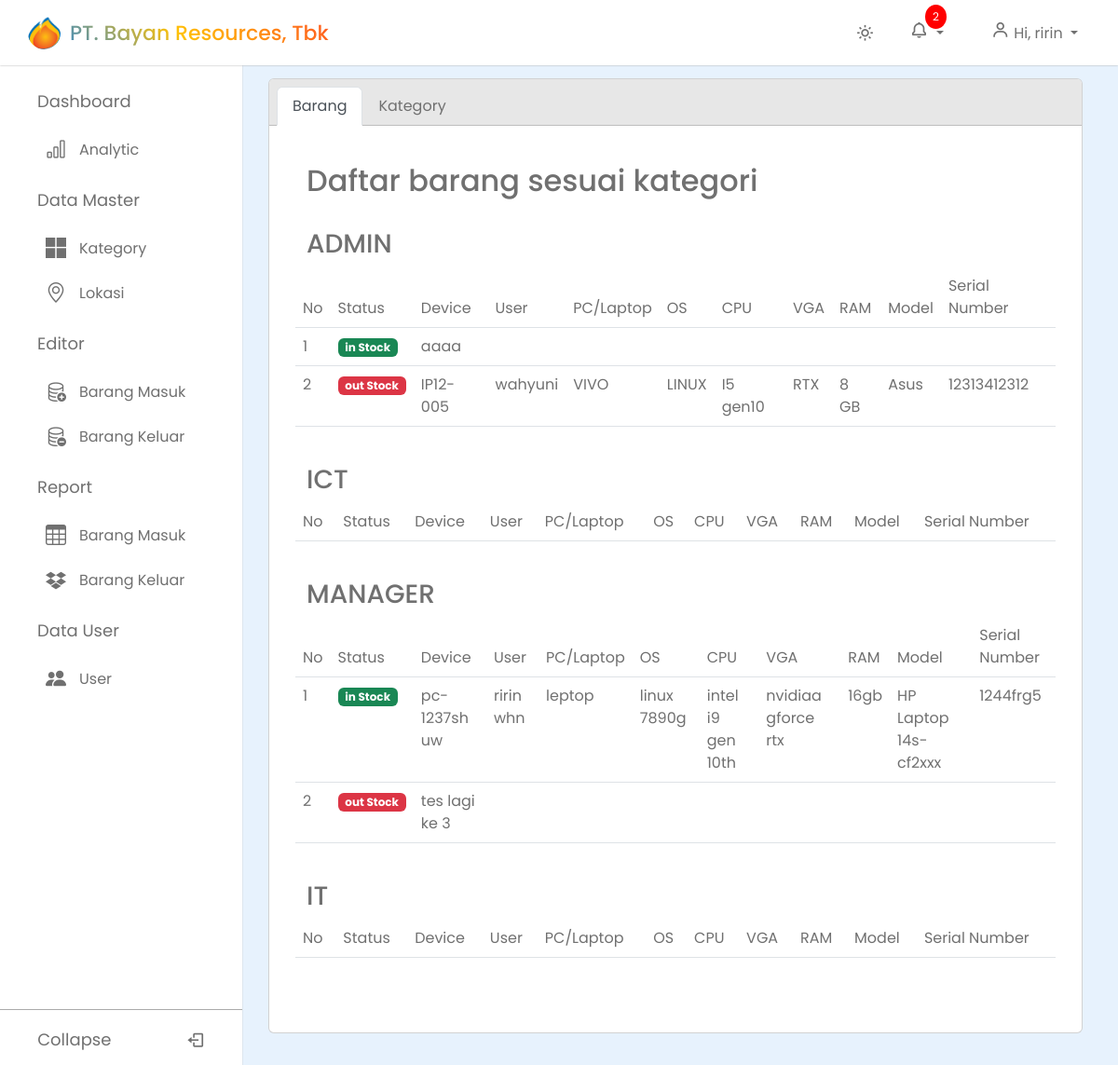
Screenshot of /dashboard/kategory (signed in) with the database file from the repository.
### gudang/models.py (models this page shows, shortened)
class Kategori(models.Model):
    kategori = models.CharField(max_length=100)
    class Meta:
        verbose_name_plural = "kategori"

class BarangMasuk(models.Model):
    nama = models.ForeignKey(
        User, on_delete=models.CASCADE, blank=True, null=True)
    date = models.CharField(max_length=100)
    device = models.TextField(max_length=100)
    user = models.TextField(max_length=100)
    pc = models.TextField(max_length=100)
    os = models.TextField(max_length=100)
    cpu = models.TextField(max_length=100)
    vga = models.TextField(max_length=100)
    ram = models.TextField(max_length=100)
    model = models.TextField(max_length=100)
    serialnumber = models.TextField(max_length=100)
    description = models.TextField(max_length=100)
    kategori = models.ForeignKey(Kategori, on_delete=models.CASCADE)
    lokasi = models.ForeignKey(Lokasi, on_delete=models.CASCADE, blank=True, null=True)
    class Meta:
        verbose_name_plural = "barang masuk"

class BarangKeluar(models.Model):
    nama = models.ForeignKey(
        User, on_delete=models.CASCADE, blank=True, null=True)
    date_keluar = models.CharField(max_length=100, blank=True, null=True)
    date_masuk = models.CharField(max_length=100, blank=True, null=True)
    device = models.TextField(max_length=100)
    user = models.TextField(max_length=100)
    pc = models.TextField(max_length=100)
    os = models.TextField(max_length=100)
    cpu = models.TextField(max_length=100)
    vga = models.TextField(max_length=100)
    ram = models.TextField(max_length=100)
    model = models.TextField(max_length=100)
    serialnumber = models.TextField(max_length=100)
    description = models.TextField(max_length=100)
    kategori = models.ForeignKey(Kategori, on_delete=models.CASCADE)
    lokasi = models.ForeignKey(Lokasi, on_delete=models.CASCADE, blank=True, null=True)
    class Meta:
        verbose_name_plural = "barang keluar"

### gudang/views.py (the view)
# urls.py: path("kategory", formkategory, name="kategory"),
@login_required
@user_passes_test(is_operator)
def formkategory(request):
    template_name = "categoryForm.html"
    kategori = Kategori.objects.all()
    data_barang_per_kategori = {}
    if request.method == 'POST':
        kategori_input = request.POST.get('kategori')
        Kategori.objects.create(kategori=kategori_input)
        return redirect('kategory')
    for k in kategori:
        barangmasuk = BarangMasuk.objects.filter(kategori=k)
        barangkeluar = BarangKeluar.objects.filter(kategori=k)
        data_barang = list(chain(barangmasuk, barangkeluar))
        for barang in data_barang:
            if barang in barangmasuk:
                barang.status = "in"
            else:
                barang.status = "out"
        data_barang_per_kategori[k] = data_barang
    context = {
        'kategori': kategori,
        'data_barang_per_kategori': data_barang_per_kategori
    }
    return render(request, template_name, context)

### gudang/views.py (called while the page is built)
def is_operator(user):
    if user.groups.filter(name="Operator").exists():
        return True
    else:
        return False

### templates/categoryForm.html (shortened to what this page needs)
{% extends "base.html" %} {% block content %}
<div class="m-4 cardnav">
  <div class="card">
    <div class="card-header">
      <ul class="nav nav-tabs card-header-tabs" id="myTab">
        <li class="nav-item">
          <a href="#home" class="nav-link active title" data-bs-toggle="tab"
            >Barang</a
          >
        </li>
        <li class="nav-item">
          <a href="#profile" class="nav-link title" data-bs-toggle="tab"
            >Kategory</a
          >
        </li>
      </ul>
    </div>
    <div class="card-body">
      <div class="tab-content p-4">
        <div class="tab-pane fade show active" id="home">
          <h2 class="title">Daftar barang sesuai kategori</h2>
          <br />
          {% for kategori, data_barang in data_barang_per_kategori.items %}
          <h3 class="title">{{ kategori.kategori }}</h3>
          <div class="row">
            <table class="table">
              <thead>
                <tr>
                  <td>No</td>
                  <td>Status</td>
                  <td>Device</td>
                  <td>User</td>
                  <td>PC/Laptop</td>
                  <td>OS</td>
                  <td>CPU</td>
                  <td>VGA</td>
                  <td>RAM</td>
                  <td>Model</td>
                  <td>Serial Number</td>
                </tr>
              </thead>
              <tbody>
                {% for barang in data_barang %}
                <tr>
                  <td>{{ forloop.counter }}</td>
                  <td>
                    {% if barang.status == "in" %}
                    <span class="badge bg-success">in Stock</span>
                    {% else %}
                    <span class="badge bg-danger">out Stock</span>
                    {% endif %}
                  </td>
                  <td>{{ barang.device }}</td>
                  <td>{{ barang.user }}</td>
                  <td>{{ barang.pc}}</td>
                  <td>{{ barang.os}}</td>
                  <td>{{ barang.cpu}}</td>
                  <td>{{ barang.vga}}</td>
                  <td>{{ barang.ram}}</td>
                  <td>{{ barang.model}}</td>
                  <td>{{ barang.serialnumber}}</td>
                </tr>
                {% endfor %}
              </tbody>
            </table>
          </div>
          <br />
          {% endfor %}
        </div>
      </div>
    </div>
  </div>
</div>
{% endblock content %}

### templates/base.html (shortened to what this page needs)
{% load static %}
<!DOCTYPE html>
<html lang="en">
  <head>
    <link
      href="https://unpkg.com/boxicons@2.1.4/css/boxicons.min.css"
      rel="stylesheet"
    />
    <link
      rel="stylesheet"
      href="https://unicons.iconscout.com/release/v4.0.0/css/line.css"
    />
    <link rel="stylesheet" href="sweetalert2.min.css" />
    <link
      href="https://cdn.jsdelivr.net/npm/bootstrap@5.2.1/dist/css/bootstrap.min.css"
      rel="stylesheet"
    />
    <link
      rel="stylesheet"
      href="https://cdn.jsdelivr.net/npm/bootstrap-icons@1.10.5/font/bootstrap-icons.css"
    />
    <link rel="stylesheet" href="{% static 'css/form.css' %}" />
    <link rel="stylesheet" href="{% static 'css/styleku.css' %} " />
  </head>
  <body>
    <nav class="navbar">
      <div class="logo_item">
        <img src="{% static 'image/bayanlogo.png'%}" alt=""></i>PT. Bayan Resources, Tbk
      </div>
      <div class="navbar_content">
        <i class='bx bx-sun' id="darkLight"></i>
        <div class="dropdown">
          <button class="btn dropdown-toggle title" type="button" id="notificationIcon" data-bs-toggle="dropdown" aria-expanded="false">
              <i class='bx bx-bell'></i>
              <span class="notification-badge" id="notificationCount">0</span>
          </button>
      </div>
      {% if request.session.is_operator == 'operator' %}
      <div class="dropdown">
          <button class="btn dropdown-toggle title" type="button" id="userDropdown" data-bs-toggle="dropdown" aria-expanded="false">
            <i class='bx bx-user'></i>  Hi, {{ request.user.email|truncatechars:10 }}
          </button>
      </div>
      {% endif %}
    </nav>
    <nav class="sidebar">
      <div class="menu_content">
        {% if request.session.is_operator == 'operator'%}
        <ul class="menu_items">
          <div class="menu_title menu_dahsboard"></div>
          <li class="item">
            <a href="{% url 'analitic' %}" class="nav_link">
              <span class="navlink_icon">
                <i class="bi bi-bar-chart"></i>
              </span>
              <span class="navlink">Analytic</span>
            </a>
          </li>
        </ul>
        <ul class="menu_items">
          <div class="menu_title menu_datamaster"></div>
          <li class="item">
            <a href="{% url 'kategory' %}" class="nav_link">
              <span class="navlink_icon">
                <i class="bi bi-microsoft"></i>
              </span>
              <span class="navlink">Kategory</span>
            </a>
          </li>
          <li class="item">
            <a href="{% url 'lokasi' %}" class="nav_link">
              <span class="navlink_icon">
                <i class="bi bi-geo-alt"></i>
              </span>
              <span class="navlink">Lokasi</span>
            </a>
          </li>
        </ul>
        <ul class="menu_items">
          <div class="menu_title menu_editor"></div>
          <li class="item">
            <a href="{% url 'barangmasuk' %}" class="nav_link">
              <span class="navlink_icon">
                <i class="bi bi-database-add"></i>
              </span>
              <span class="navlink">Barang Masuk</span>
            </a>
          </li>
          <li class="item">
            <a href="{% url 'barangkeluar' %}" class="nav_link">
              <span class="navlink_icon">
                <i class="bi bi-database-dash"></i>
              </span>
              <span class="navlink">Barang Keluar</span>
            </a>
          </li>
        </ul>
        <ul class="menu_items">
          <div class="menu_title menu_setting"></div>
          <li class="item">
            <a href="{% url 'tbdatabarang' %}" class="nav_link">
              <span class="navlink_icon">
                <i class="bi bi-table"></i>
              </span>
              <span class="navlink">Barang Masuk</span>
            </a>
          </li>
          <li class="item">
            <a href="{% url 'riwayatdata' %}" class="nav_link">
              <span class="navlink_icon">
                <i class="bi bi-dropbox"></i>
              </span>
              <span class="navlink">Barang Keluar</span>
            </a>
          </li>
        </ul>
        <ul class="menu_items">
          <div class="menu_title menu_data"></div>
          <li class="item">
            <a href="{% url 'usertb' %}" class="nav_link">
              <span class="navlink_icon">
                <i class="bi bi-people-fill"></i>
              </span>
              <span class="navlink">User</span>
            </a>
          </li>
        </ul>
        {% endif %}
        <div class="bottom_content">
          <div class="bottom expand_sidebar">
            <span> Expand</span>
          </div>
          <div class="bottom collapse_sidebar">
            <span> Collapse</span>
            <i class="bx bx-log-out"></i>
          </div>
        </div>
      </div>
    </nav>
    <section class="dashboard">
      {% block content %} {% endblock content %}
    </section>
  </body>
</html>

### static/css/form.css (style rules this page uses)
* { margin: 0; padding: 0; box-sizing: border-box; font-family: "Poppins", sans-serif; }
:root { --white-color: #fff; --blue-color: #4070f4; --grey-color: #707070; --grey-color-light: #aaa; }
body { background-color: #e7f2fd; transition: none; min-height: 100vh; align-items: center; justify-content: center; }

### static/css/styleku.css (style rules this page uses)
* { margin: 0; padding: 0; box-sizing: border-box; font-family: "Poppins", sans-serif; }
:root { --white-color: #fff; --blue-color: #4070f4; --grey-color: #707070; --grey-color-light: #aaa; --greynav-color: #e7e7e7; }
body { background-color: #e7f2fd; transition: none; }
td { color: var(--grey-color); }
.title { color: var(--grey-color); }
.navbar { position: fixed; top: 0; width: 100%; left: 0; background-color: var(--white-color); display: flex; align-items: center; justify-content: space-between; padding: 15px 30px; z-index: 1000; box-shadow: 0 0 2px var(--grey-color-light); }
.notification-badge { position: absolute; top: -10px; right: 10px; background-color: red; color: white; font-size: 12px; padding: 4px 8px; border-radius: 50%; }
.logo_item { display: flex; align-items: center; column-gap: 10px; font-size: 22px; font-weight: 500; background: linear-gradient(45deg, #007bff, #ffc107, #ff5722); -webkit-background-clip: text; -webkit-text-fill-color: transparent; }
.navbar img { width: 35px; height: 35px; border-radius: 50%; }
.navbar_content { display: flex; align-items: center; column-gap: 25px; }
.navbar_content i { cursor: pointer; font-size: 20px; color: var(--grey-color); }
.sidebar { background-color: var(--white-color); width: 260px; position: fixed; top: 0; left: 0; height: 100%; padding: 80px 20px; z-index: 100; overflow-y: scroll; box-shadow: 0 0 1px var(--grey-color-light); transition: none; }
.menu_content { position: relative; }
.dashboard { position: relative; left: 250px; background-color: var(--panel-color); min-height: 100vh; width: calc(100% - 250px); padding: 10px 14px; transition: none; }
.menu_title { margin: 15px 0; padding: 0 20px; font-size: 18px; }
.menu_title::before { color: var(--grey-color); white-space: nowrap; }
.menu_dahsboard::before { content: "Dashboard"; }
.menu_datamaster::before { content: "Data Master"; }
.menu_editor::before { content: "Editor"; }
.menu_setting::before { content: "Report"; }
.menu_data::before { content: "Data User"; }
.menu_items { padding: 0; list-style: none; }
.navlink_icon { position: relative; font-size: 22px; min-width: 50px; line-height: 40px; display: inline-block; text-align: center; border-radius: 6px; }
.navlink_icon::before { content: ""; position: absolute; height: 100%; width: calc(100% + 100px); left: -20px; }
.sidebar .nav_link { display: flex; align-items: center; width: 100%; padding: 4px 15px; border-radius: 8px; text-decoration: none; color: var(--grey-color); white-space: nowrap; }
.bottom_content { position: fixed; bottom: 60px; left: 0; width: 260px; cursor: pointer; transition: none; }
.bottom { position: absolute; display: flex; align-items: center; left: 0; justify-content: space-around; padding: 18px 0; text-align: center; width: 100%; color: var(--grey-color); border-top: 1px solid var(--grey-color-light); background-color: var(--white-color); }
.bottom i { font-size: 20px; }
.bottom span { font-size: 18px; }
.cardnav { padding-top: 50px; }
.card { background-color: var(--white-color); }
.card-header { background-color: var(--greynav-color); }
.card-header-tabs .nav-link.active { background-color: var(--white-color); border-bottom-color: var(--white-color); }

### rows the page displays
Kategori: kategori "ADMIN"
BarangMasuk: shows "in Stock", device "aaaa"
BarangKeluar: shows "out Stock", device "IP12-005", user "wahyuni", pc "VIVO", os "LINUX", cpu "I5 gen10", vga "RTX", ram "8 GB", model "Asus", serialnumber "12313412312"
Kategori: kategori "ICT"
Kategori: kategori "MANAGER"
BarangMasuk: shows "in Stock", device "pc-1237sh uw", user "ririn whn", pc "leptop", os "linux 7890g", cpu "intel i9 gen 10th", vga "nvidiaa gforce rtx", ram "16gb", model "HP Laptop 14s-cf2xxx", serialnumber "1244frg5"
BarangKeluar: shows "out Stock", device "tes lagi ke 3"
Kategori: kategori "IT"

### other values shown
{{ request.user.email|truncatechars:10 }} "ririn"
